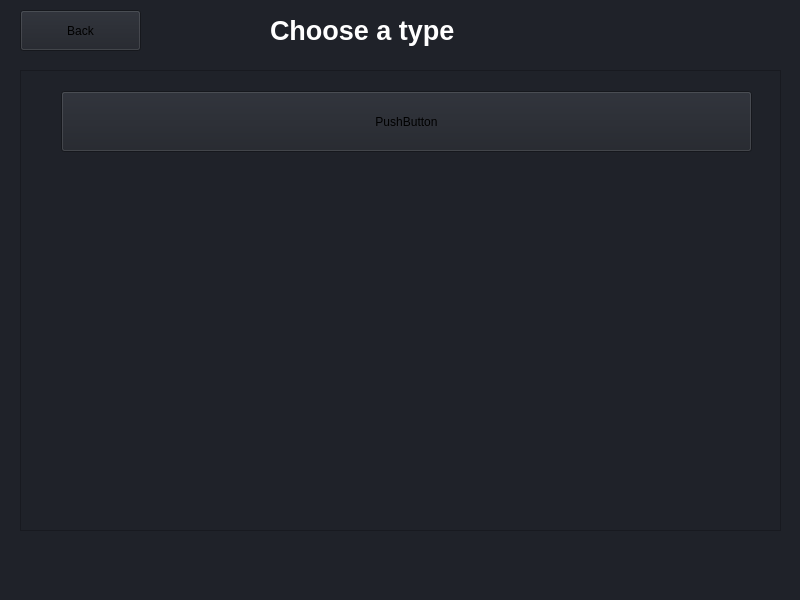
<?xml version="1.0" encoding="UTF-8"?>
<ui version="4.0">
 <class>MainWindow</class>
 <widget class="QMainWindow" name="MainWindow">
  <property name="geometry">
   <rect>
    <x>0</x>
    <y>0</y>
    <width>800</width>
    <height>600</height>
   </rect>
  </property>
  <property name="windowTitle">
   <string>MainWindow</string>
  </property>
  <property name="styleSheet">
   <string notr="true">background-color:rgb(31, 34, 41);</string>
  </property>
  <widget class="QWidget" name="centralwidget">
   <widget class="QLabel" name="label">
    <property name="geometry">
     <rect>
      <x>270</x>
      <y>10</y>
      <width>261</width>
      <height>41</height>
     </rect>
    </property>
    <property name="styleSheet">
     <string notr="true">color:white;font-family:'Arial Black'; font-size:20pt; font-weight:700; font-style:normal;</string>
    </property>
    <property name="text">
     <string>Choose a type</string>
    </property>
   </widget>
   <widget class="QScrollArea" name="scrollArea">
    <property name="geometry">
     <rect>
      <x>20</x>
      <y>70</y>
      <width>761</width>
      <height>461</height>
     </rect>
    </property>
    <property name="widgetResizable">
     <bool>true</bool>
    </property>
    <widget class="QWidget" name="scrollAreaWidgetContents">
     <property name="geometry">
      <rect>
       <x>0</x>
       <y>0</y>
       <width>759</width>
       <height>459</height>
      </rect>
     </property>
     <widget class="QPushButton" name="pushButton_2">
      <property name="geometry">
       <rect>
        <x>40</x>
        <y>20</y>
        <width>691</width>
        <height>61</height>
       </rect>
      </property>
      <property name="styleSheet">
       <string notr="true"/>
      </property>
      <property name="text">
       <string>PushButton</string>
      </property>
     </widget>
    </widget>
   </widget>
   <widget class="QPushButton" name="pushButton">
    <property name="geometry">
     <rect>
      <x>20</x>
      <y>10</y>
      <width>121</width>
      <height>41</height>
     </rect>
    </property>
    <property name="text">
     <string>Back</string>
    </property>
   </widget>
  </widget>
  <widget class="QMenuBar" name="menubar">
   <property name="geometry">
    <rect>
     <x>0</x>
     <y>0</y>
     <width>800</width>
     <height>26</height>
    </rect>
   </property>
  </widget>
  <widget class="QStatusBar" name="statusbar"/>
 </widget>
 <resources/>
 <connections/>
</ui>
